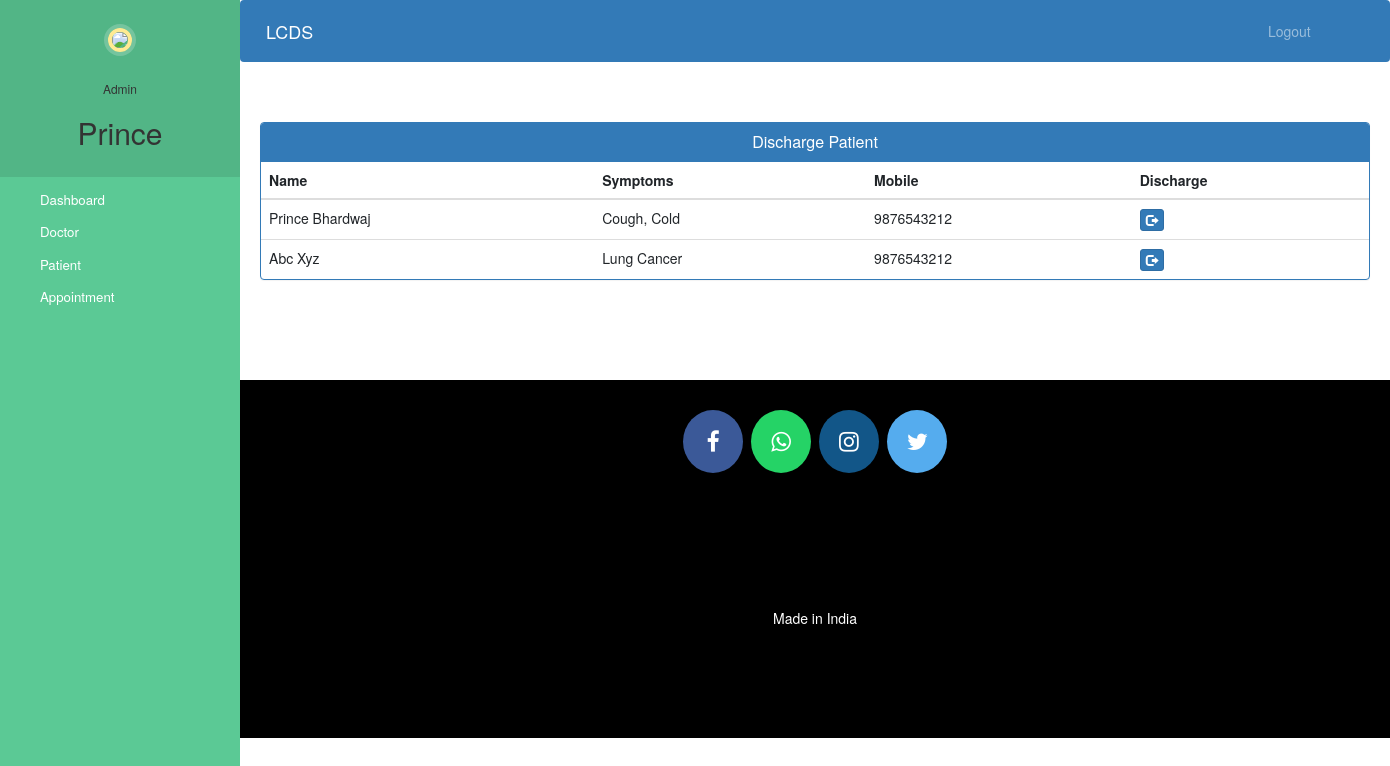
Screenshot of /admin-discharge-patient (signed in) with the database file from the repository.
### hospital/models.py (models this page shows, shortened)
class Patient(models.Model):
    user=models.OneToOneField(User,on_delete=models.CASCADE)
    profile_pic= models.ImageField(upload_to='profile_pic/PatientProfilePic/',null=True,blank=True)
    address = models.CharField(max_length=40)
    mobile = models.CharField(max_length=20,null=False)
    symptoms = models.CharField(max_length=100,null=False)
    assignedDoctorId = models.PositiveIntegerField(null=True)
    admitDate=models.DateField(auto_now=True)
    status=models.BooleanField(default=False)
    @property
    def get_name(self):
        return self.user.first_name+" "+self.user.last_name

### hospital/views.py (the view)
# urls.py: path('admin-discharge-patient', views.admin_discharge_patient_view,name='admin-discharge-patient'),
@login_required(login_url='adminlogin')
@user_passes_test(is_admin)
def admin_discharge_patient_view(request):
    patients=models.Patient.objects.all().filter(status=True)
    return render(request,'hospital/admin_discharge_patient.html',{'patients':patients})

### hospital/views.py (called while the page is built)
def is_admin(user):
    return user.groups.filter(name='ADMIN').exists()

### templates/hospital/admin_discharge_patient.html (shortened to what this page needs)
{% extends 'hospital/admin_base.html' %}
{% block content %}
<head>
  <link href="//netdna.bootstrapcdn.com/bootstrap/3.0.0/css/bootstrap.min.css" rel="stylesheet" id="bootstrap-css">
</head>
<div class="container">
  <div class="panel panel-primary">
    <div class="panel-heading">
      <h6 class="panel-title">Discharge Patient</h6>
    </div>
    <table class="table table-hover" id="dev-table">
      <thead>
        <tr>
          <th>Name</th>
          <th>Symptoms</th>
          <th>Mobile</th>
          <th>Discharge</th>
        </tr>
      </thead>
      {% for p in patients %}
      <tr>
        <td> {{p.get_name}}</td>
        <td>{{p.symptoms}}</td>
        <td>{{p.mobile}}</td>
        <td><a class="btn btn-primary btn-xs" href="{% url 'discharge-patient' p.id  %}"><span class="glyphicon glyphicon-log-out"></span></a></td>
      </tr>
      {% endfor %}
    </table>
  </div>
</div>
{% endblock content %}

### templates/hospital/admin_base.html (shortened to what this page needs)
<!DOCTYPE html>
{% load static %}
<html lang="en">
<head>
  <link rel="stylesheet" href="https://stackpath.bootstrapcdn.com/bootstrap/4.3.1/css/bootstrap.min.css">
  <link rel="stylesheet" href="https://maxcdn.bootstrapcdn.com/font-awesome/4.7.0/css/font-awesome.min.css">
  <link rel="stylesheet" href="{% static '/style.css' %}">
</head>
<body>
  <nav class="menu" tabindex="0">
    <header class="avatar">
      <img src="{% static "images/adminpropic.png" %}" />
      <br><br>
      <h6>Admin</h6>
      <h2>{{request.user.first_name}}</h2>
    </header>
    <ul>
      <li tabindex="0" class="icon-dashboard"> <a style="color:white; text-decoration:none;" href="/admin-dashboard"><span>Dashboard</span></a> </li>
      <li tabindex="0" class="icon-customers"> <a style="color:white; text-decoration:none;" href="/admin-doctor"><span>Doctor</span></a></li>
      <li tabindex="0" class="icon-users"> <a style="color:white; text-decoration:none;" href="/admin-patient"><span>Patient</span></a></li>
      <li tabindex="0" class="icon-calendar"> <a style="color:white; text-decoration:none;" href="/admin-appointment"><span>Appointment</span></a></li>
    </ul>
  </nav>
  <main>
    <div class="bs-example">
      <nav class="navbar navbar-expand-md  navbar-dark fixed-top" style="background:#337AB7;">
        <a href="/admin-dashboard" class="navbar-brand">LCDS</a>
        <div class="collapse navbar-collapse justify-content-between" id="navbarCollapse">
          <div class="navbar-nav" style=" margin-left: 90%;">
            <a href="/logout" class="nav-item nav-link">Logout</a>
          </div>
        </div>
      </nav>
    </div>
    <br><br>
    {% block content %}
    {% endblock content %}
    <br><br><br><br>
    <footer>
      <p>
        <a id="ftr" href="#" class="fa fa-facebook"></a>
        <a id="ftr" href="#" class="fa fa-whatsapp"></a>
        <a id="ftr" href="#" class="fa fa-instagram"></a>
        <a id="ftr" href="#" class="fa fa-twitter"></a>
      </p>
      <br>
      <div class="container">
        <div class="row">
          <div class="col-md-12 col-sm-12">
            <div style="color:#ffffff;" class="wow fadeInUp footer-copyright">
              <p>Made in India <br>
                 </p>
            </div>
          </div>
        </div>
      </div>
    </footer>
  </main>
</body>
</html>

### static/style.css (style rules this page uses)
body { padding-left: 240px; }
main { position: relative; height: 100vh; }
.menu { background: #5bc995; height: 100vh; width: 240px; position: fixed; top: 0px; left: 0; z-index: 5; outline: none; }
.menu .avatar { background: rgba(0, 0, 0, 0.1); padding: 2em 0.5em; text-align: center; }
.menu .avatar img { width: 100px; border-radius: 50%; overflow: hidden; border: 4px solid #ffea92; box-shadow: 0 0 0 4px rgba(255, 255, 255, 0.2); }
.menu .avatar h2 { font-weight: normal; margin-bottom: 0; }
.menu ul { list-style: none; padding: 0.5em 0; margin: 0; }
.menu ul li { padding: 0.5em 1em 0.5em 3em; font-size: 0.95em; font-weight: regular; background-repeat: no-repeat; background-position: left 15px center; background-size: auto 20px; transition: all 0.15s linear; cursor: pointer; }
.menu ul li.icon-dashboard { background-image: url("http://www.entypo.com/images//gauge.svg"); }
.menu ul li.icon-customers { background-image: url("http://www.entypo.com/images//briefcase.svg"); }
.menu ul li.icon-users { background-image: url("http://www.entypo.com/images//users.svg"); }
.menu ul li.icon-calendar { background-image: url("http://www.entypo.com/images//calendar.svg"); }

### templates/hospital/admin_base.html (style rules this page uses)
a:link { text-decoration: none; }
a { color: white; }
footer { padding: 0px 0px 0px 0px; background-color: black; margin: 0px; }
#ftr { padding: 20px; }
.fa { font-size: 23px; width: 60px; text-align: center; text-decoration: none; margin: 5px 2px; border-radius: 50%; }
.fa-facebook { background: #3B5998; color: white; margin-top: 30px; }
.fa-whatsapp { background: #25d366; color: white; }
.fa-twitter { background: #55ACEE; color: white; }
.fa-instagram { background: #125688; color: white; }
p { text-align: center; }
body { padding-left: 240px; }
main { position: relative; height: 100vh; }
.menu { background: #5bc995; height: 100vh; width: 240px; position: fixed; top: 0px; left: 0; z-index: 5; outline: none; }
.menu .avatar { background: rgba(0, 0, 0, 0.1); padding: 2em 0.5em; text-align: center; }
.menu .avatar img { width: 100px; border-radius: 50%; overflow: hidden; border: 4px solid #ffea92; box-shadow: 0 0 0 4px rgba(255, 255, 255, 0.2); }
.menu .avatar h2 { font-weight: normal; margin-bottom: 0; }
.menu ul { list-style: none; padding: 0.5em 0; margin: 0; }
.menu ul li { padding: 0.5em 1em 0.5em 3em; font-size: 0.95em; font-weight: regular; background-repeat: no-repeat; background-position: left 15px center; background-size: auto 20px; transition: all 0.15s linear; cursor: pointer; }
.menu ul li.icon-dashboard { background-image: url("http://www.entypo.com/images//gauge.svg"); }
.menu ul li.icon-customers { background-image: url("http://www.entypo.com/images//briefcase.svg"); }
.menu ul li.icon-users { background-image: url("http://www.entypo.com/images//users.svg"); }
.menu ul li.icon-calendar { background-image: url("http://www.entypo.com/images//calendar.svg"); }

### templates/hospital/admin_discharge_patient.html (style rules this page uses)
a:link { text-decoration: none; }
h6 { text-align: center; }
.row { margin: 100px; }

### rows the page displays
Patient: get_name "Prince Bhardwaj", symptoms "Cough, Cold", mobile "9876543212"
Patient: get_name "Abc Xyz", symptoms "Lung Cancer", mobile "9876543212"

### other values shown
{{ request.user.first_name }} "Prince"
